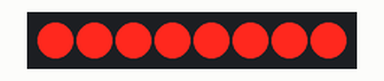
Simulated run of this sketch. Board: Arduino Uno, built with avr-gcc and run on an emulated ATmega328P. Shown: 8 shift-register outputs drawn as a row of LEDs (first output left, lit = HIGH). Wiring (inferred from the names in the program): shift register (74HC595): data pin 12; shift clock pin 9; latch pin 11. Wiring (inferred from the signals the program sends): row of LEDs: on Q0, Q1, Q2, Q3, Q4, Q5, Q6, Q7.

Above: at 0.5 s.
At 3.5 s:
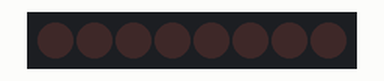
Timing chart, 0 to 4.6 s (numbered marks = the images above):
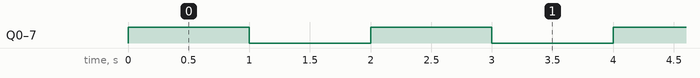

The sketch:

18.BitFlipper.ino
```cpp
int latchPin = 11; // Pin connected to ST_CP of 74HC595
int clockPin = 9; // Pin connected to SH_CP of 74HC595
int dataPin = 12; // Pin connected to DS of 74HC595
//byte LEDs = 0xff; //1111 1111
byte myByte = 0xff;
byte myByte_Flipped;

void setup() {
    Serial.begin(115200);
  pinMode(latchPin, OUTPUT);
  pinMode(clockPin, OUTPUT);
  pinMode(dataPin, OUTPUT);
}

void loop()
{   //Orginal serial to parallel
    digitalWrite(latchPin, LOW);    //to enable input to come
    shiftOut(dataPin, clockPin, MSBFIRST, myByte);  //LSBFIRST refers to least significant bit first and MSBFIRST refers to most significant bit first
    digitalWrite(latchPin, HIGH);   //to disable input to come
    delay(1000);

  //BIT FLIPPER NOW
    myByte_Flipped = 0xff - myByte;
   //myByte_Flipped = ~myByte;

     digitalWrite(latchPin, LOW);    //to enable input to come
     shiftOut(dataPin, clockPin, MSBFIRST, myByte_Flipped);  //LSBFIRST refers to least significant bit first and MSBFIRST refers to most significant bit first
     digitalWrite(latchPin, HIGH);   //to disable input to come
     delay(1000);
}
```

Measured:
- by itself, Q0–7: alternates HIGH for 1.0 s and LOW for 1.0 s
